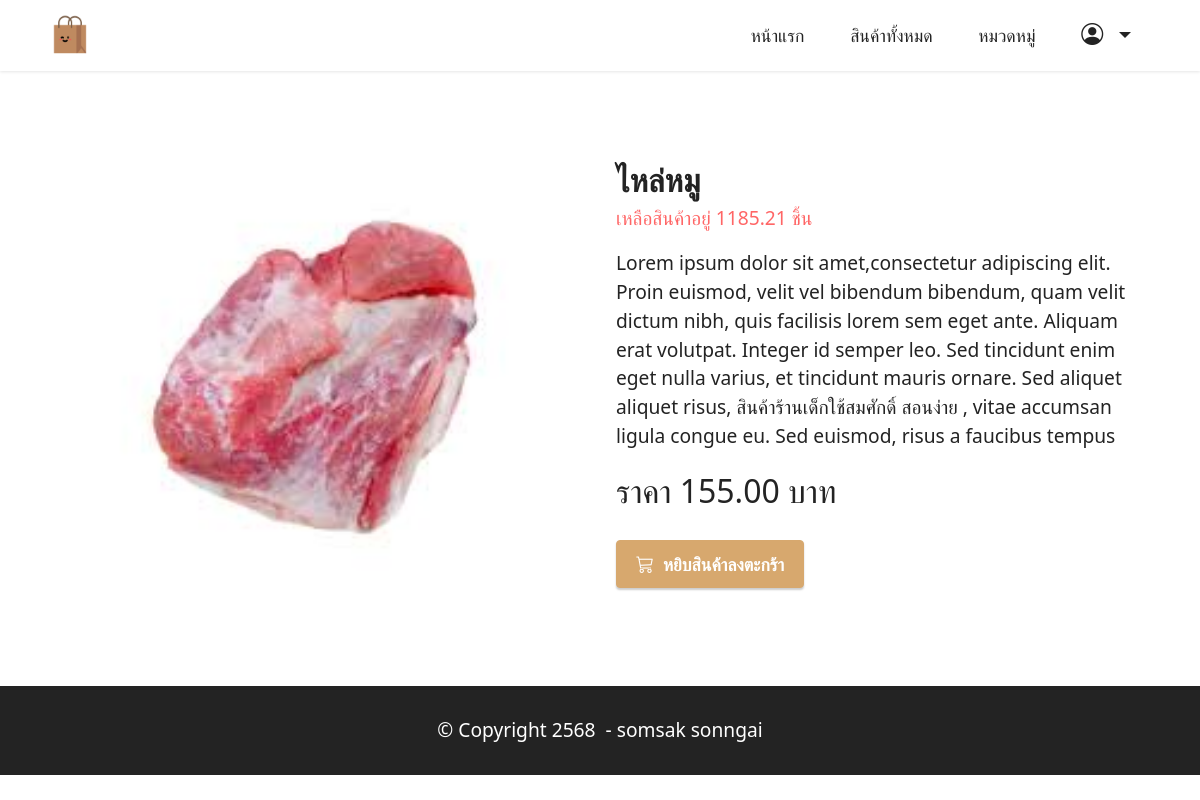
The page /blog/product/6/ on the database as committed earlier.
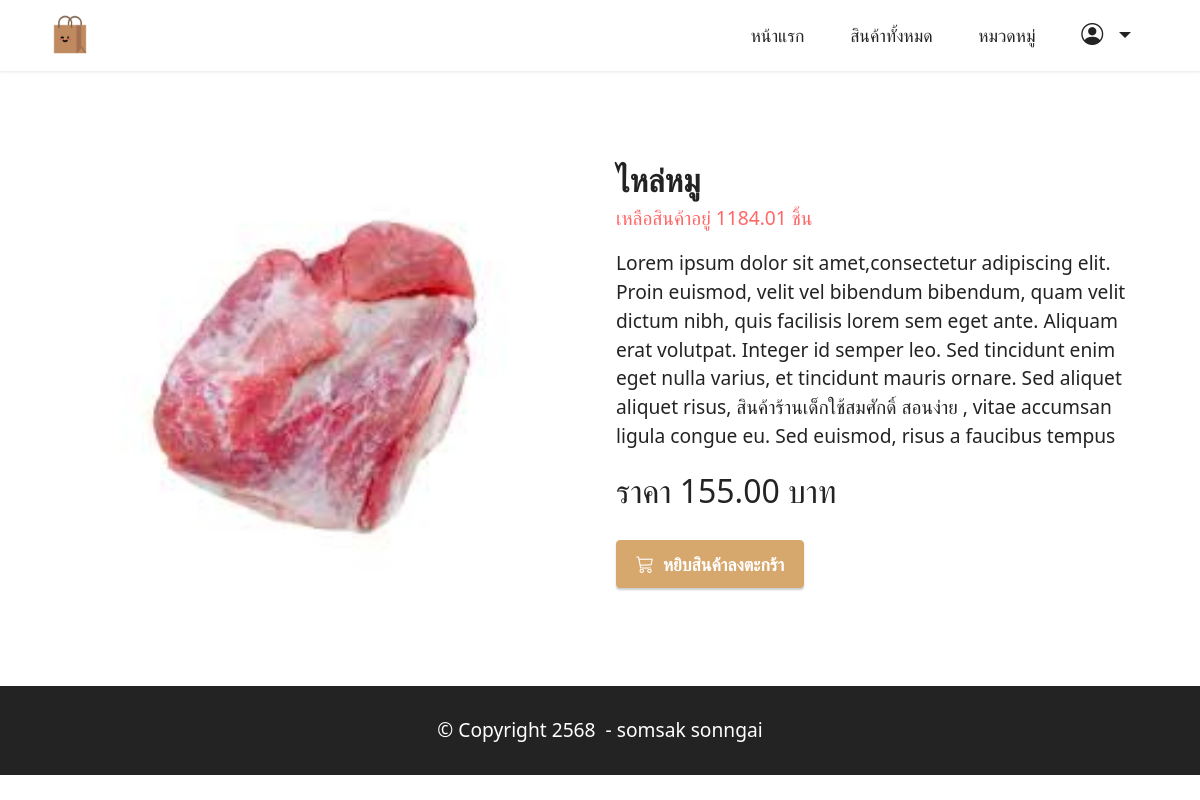
The same page on the database as committed later.
### productapp/models.py (models this page shows, shortened)
class Product1(models.Model):
    category = models.ForeignKey(Category, on_delete=models.CASCADE,null=True)  # เชื่อมโยงกับ Category
    name = models.CharField(max_length=100)  # ชื่อสินค้า
    description = models.TextField(max_length=500)
    price = models.DecimalField(max_digits=10, decimal_places=2)
    stock = models.DecimalField(max_digits=10, decimal_places=2)
    is_trending = models.BooleanField(default=False)
    image = models.ImageField(upload_to="product")
    profitprice = models.DecimalField(max_digits=10, decimal_places=2)
    created_at = models.DateTimeField(auto_now_add=True)  # วันที่เพิ่ม
    updated_at = models.DateTimeField(auto_now=True)      # วันที่แก้ไข
    barcode = models.IntegerField()

### productapp/views.py (the view)
# urls.py: path('product/<int:id>/', views.productDetail, name='productDetail'), #การเรียกใช้ blog ตามด้วย id
def productDetail(request,id):
    product=Product1.objects.get(pk=id)
    return render (request,"detail.html",{"product":product}) #มันก็คือ Product1 นั้นแหละที่เรียกใช้ที่เก็บไว้ในตัวแปร product ถ้าต้องการที่จะทำการเรียกใช้ก็เรียกใช้ product

### productapp/templates/detail.html (shortened to what this page needs)
{% extends "layout.html"%}
{% load humanize %}
{% block content%}
<div class="container my-3">
    <div class="card-wrapper">
        <div class="row align-items-center mt-4">
            <div class="col-12 col-lg-6">
                <div class="image-wrapper">
                    <img src="{{product.image.url}}">
                </div>
            </div>
            <div class="col-12 col-lg-6 my-4">
                <div class="text-box">
                    <h5 class="mbr-title mbr-fonts-style display-5">
                        <strong>{{product.name}}</strong>
                        <p class="display-7 text-secondary">เหลือสินค้าอยู่ {{product.stock}} ชิ้น</p>
                    </h5>
                    <p class="mbr-text mbr-fonts-style display-7">{{product.description}}</p>
                    <div class="cost">
                        <span class="currentcost mbr-fonts-style pr-2 display-5">ราคา {{product.price}} บาท</span>
                    </div>
                    <div class="mbr-section-btn pt-3">
                        {%if product.stock <= 0 %}
                             <h2 class="text-secondary " t>สินค้าหมด</h2>
                        {% else %}
                            <a href="{% url 'addCart' product.id %}" class="btn btn-primary display-4">
                                 <i class="bi bi-cart3"></i></i>&nbsp;
                                    หยิบสินค้าลงตะกร้า
                             </a>
                         {% endif %}
                    </div>
                </div>
            </div>
        </div>
    </div>
    <br>
</div>
{% endblock %}

### productapp/templates/layout.html (shortened to what this page needs)
<!DOCTYPE html>
<html>
   {% load static %}
<head>
    <link href="https://cdn.jsdelivr.net/npm/bootstrap@5.0.2/dist/css/bootstrap.min.css" rel="stylesheet">
    <link rel="stylesheet" href="https://cdn.jsdelivr.net/npm/bootstrap-icons@1.10.5/font/bootstrap-icons.css">
    <link rel="stylesheet" href="{% static "assets/dropdown/css/style.css" %}">
    <link rel="stylesheet" href="{% static "assets/theme/css/style.css" %}">
    <link rel="stylesheet" href="{% static "assets/custom/css/custom-style.css" %}" type="text/css">
</head>
<body>
    <section class="menu menu3 cid-tsEQosCCDP" id="menu3-0">
        <nav class="navbar navbar-dropdown navbar-fixed-top navbar-expand-lg">
            <div class="container">
                <div class="navbar-brand">
                    <span class="navbar-logo">
                        <a href="/">
                            <img src="{% static "assets/images/shopping-bag.png" %}" style="height: 3rem;text-align: left;">
                        </a>
                    </span>
                </div>
                <div class="collapse navbar-collapse" id="navbarSupportedContent">
                    <ul class="navbar-nav nav-dropdown nav-right" data-app-modern-menu="true">
                        <li class="nav-item">
                            <a class="nav-link link text-black show display-4" href="/">หน้าแรก</a>
                        </li>
                        <li class="nav-item">
                            <a class="nav-link link text-black show display-4" href="/product">สินค้าทั้งหมด</a>
                        </li>
                        <li class="nav-item">
                            <a class="nav-link link text-black show display-4" href="/product">หมวดหมู่</a>
                        </li>
                            {% if request.user.is_authenticated %}
                            <li class="nav-item dropdown">
                                <a class="nav-link link text-black dropdown-toggle show display-4" data-toggle="dropdown-submenu" data-bs-toggle="dropdown" data-bs-auto-close="outside" aria-expanded="false">
                                    <span class="bi bi-person-circle iconfont"></span>
                                </a>
                                <div class="dropdown-menu show" aria-labelledby="dropdown-751" data-bs-popper="none">
                                    <a class="text-black show dropdown-item display-4" href="/orderHistory">สวัดดี,{{request.user.username}}</a>
                                    <a class="text-black show dropdown-item display-4" href="logout">ออกจากระบบ</a>
                                </div>
                            </li>
                            <li class="nav-item">
                                <a class="nav-link link text-black show display-4" href="/cart">
                                    <span class="bi bi-cart3 iconfont iconfont-btn"></span>
                                </a>
                            </li>
                            {% else %}
                            <li class="nav-item dropdown">
                                <a class="nav-link link text-black dropdown-toggle show display-4" data-toggle="dropdown-submenu" data-bs-toggle="dropdown" data-bs-auto-close="outside" aria-expanded="false">
                                    <span class="bi bi-person-circle iconfont"></span>
                                </a>
                            </li>
                            {% endif %}
                    </ul>
                </div>
            </div>
        </nav>
    </section>
    {% block content%}
    {% endblock %}
    <section class="footer7 cid-tsQdrs3Vrj" id="footer7-13">
        <div class="container">
            <div class="media-container-row align-center mbr-white">
                <div class="col-12">
                    <p class="mbr-text mb-0 mbr-fonts-style display-7">© Copyright 2568&nbsp; - somsak sonngai</p>
                </div>
            </div>
        </div>
    </section>
</body>
</html>

### productapp/static/assets/dropdown/css/style.css (style rules this page uses)
.navbar-dropdown { left: 0; padding: 0; position: absolute; right: 0; top: 0; transition: all 0.45s ease; z-index: 1030; background: #282828; }
.navbar-dropdown .navbar-logo { margin-right: 0.8rem; transition: margin 0.3s ease-in-out; vertical-align: middle; }
.navbar-dropdown .navbar-logo img { height: 3.125rem; transition: all 0.3s ease-in-out; }
.navbar-dropdown.navbar-fixed-top { position: fixed; }
.navbar-dropdown .navbar-brand span { vertical-align: -4px; }
.nav-dropdown { font-size: 0.75rem; font-weight: 500; height: auto !important; }
.nav-dropdown .link { margin: 0.667em 1.667em; font-weight: 500; padding: 0; transition: color 0.2s ease-in-out; }
.nav-dropdown .link.dropdown-toggle { margin-right: 2.583em; }
.nav-dropdown .link.dropdown-toggle::after { margin-left: 0.25rem; border-top: 0.35em solid; border-right: 0.35em solid transparent; border-left: 0.35em solid transparent; border-bottom: 0; }
.nav-dropdown .link::after, .nav-dropdown .dropdown-item::after { color: inherit; }

### productapp/static/assets/theme/css/style.css (style rules this page uses)
section { background-color: #ffffff; }
body { font-style: normal; line-height: 1.5; font-weight: 400; color: #232323; position: relative; }
section, .container, .container-fluid { position: relative; word-wrap: break-word; }
a { font-style: normal; font-weight: 400; cursor: pointer; }
a, a:hover { text-decoration: none; }
.mbr-text { font-style: normal; line-height: 1.7; }
h1, h2, h3, h4, h5, h6, .display-1, .display-2, .display-4, .display-5, .display-7, span, p, a { line-height: 1; word-break: break-word; word-wrap: break-word; font-weight: 400; }
b, strong { font-weight: bold; }
section { background-position: 50% 50%; background-repeat: no-repeat; background-size: cover; }
.mbr-white { color: #ffffff; }
.align-center { text-align: center; }
.media-container-row { display: flex; flex-direction: row; flex-wrap: wrap; justify-content: center; align-content: center; align-items: start; }
@media (min-width: 992px) { .media-container-row { flex-wrap: nowrap; } }
img, iframe { display: block; width: 100%; }
.mbr-section-btn { margin-left: -0.6rem; margin-right: -0.6rem; font-size: 0; }
.btn { font-weight: 600; border-width: 1px; font-style: normal; margin: 0.6rem 0.6rem; white-space: normal; transition: all 0.2s ease-in-out; display: inline-flex; align-items: center; justify-content: center; word-break: break-word; }
.menu .navbar-brand { display: -webkit-flex; }
.menu .navbar-brand span { display: flex; display: -webkit-flex; }
.menu .navbar-brand .navbar-logo img { display: -webkit-flex; width: auto; }
@media (min-width: 992px) { .menu .navbar-nav.nav-dropdown { display: -webkit-flex; } }
.nav-link .iconfont { margin-right: 0.5rem; }
.navbar { display: -webkit-flex; -webkit-flex-wrap: wrap; -webkit-align-items: center; -webkit-justify-content: space-between; }
.navbar-collapse { -webkit-flex-basis: 100%; -webkit-flex-grow: 1; -webkit-align-items: center; }
.nav-dropdown .link { padding: 0.667em 1.667em !important; margin: 0 !important; }
.row { display: -webkit-flex; -webkit-flex-wrap: wrap; }
.card-wrapper { -webkit-flex: 1; }
html, body { height: auto; min-height: 100vh; }
ul, ol, pre, blockquote { margin-bottom: 2.3125rem; }
.mt-4 { margin-top: 2rem !important; }
@media (min-width: 992px) { .container { padding-left: 16px; padding-right: 16px; } }
@media (min-width: 992px) { .row { margin-left: -16px; margin-right: -16px; } }
@media (min-width: 992px) { .row > [class*=col] { padding-left: 16px; padding-right: 16px; } }
.card-wrapper, .item-wrapper { overflow: hidden; }

Rows that differ between the two databases and show on the page:
changed Product1 "ไหล่หมู": stock "1185.21" → "1184.01"
